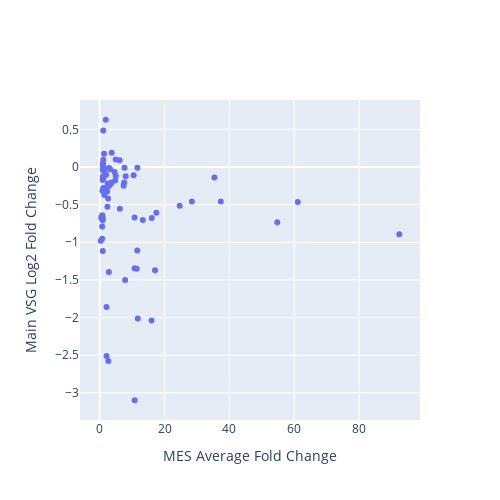

The notebook cell this image was saved under:
### Code cell
from plotly.subplots import make_subplots
import plotly.graph_objects as go
import plotly.io as pio

fig = make_subplots(
    rows=1,
    cols=1,
    #subplot_titles=["MES vs Main VSG"],
)

scatter = go.Scatter(
    x=merge['MES'],
    y=merge['main_vsg'],
    mode='markers',
    text=list(merge.index.values),
    hoverinfo='text',
    name='scatter',
    showlegend=False,
    # hovertemplate='%{text}'
)
fig.add_trace(scatter, row=1, col=1)

fig.update_layout(
    width=500,
    height=500,
    showlegend=False,
    hovermode='closest',
    xaxis_title="MES Average Fold Change",
    yaxis_title="Main VSG Log2 Fold Change",
)

# Save as an exportable HTML file
pio.write_html(
    fig,
    file="MES_vs_main_vsg.html",   # change path/name if you like
    include_plotlyjs="cdn",
    full_html=True,
    auto_open=False,
)
fig

### Figure 1 — Plotly figure (JSON) as saved in the notebook; plotly's stock layout.template omitted (floating-point values rounded to 4 significant figures)
{"data": [{"hoverinfo": "text", "mode": "markers", "name": "scatter", "showlegend": false, "text": ["BDF2_1_KO48", "BDF3_1_KO24", "BET151_1_Drug12h", "BET151_1_Drug24h", "BET151_1_Drug3h", "BET151_1_Drug48h", "BET151_1_Drug6h", "BET151_1_Drug72h", "CAF1b_1_RNAi24", "CFB2_1_RNAi9", "DFO_1_DFO", "DFO_1_DFOFe", "DFO_1_Fe", "DRBD18_1_RNAi12", "H1_1_RNAi96", "H3H4_1_KOH3", "H3H4_1_KOH3J", "H3H4_1_KOH4", "H3H4_1_KOH4J", "H3H4_1_KOJ2", "H3H4_2_KO48", "H3H4_3_KO48", "H3_1_KOH3", "H3_1_KOH3J", "H3_1_KOJ", "IPMK_1_RNAi36", "IPMK_2_RNAi36", "MCMBP_1_KO24", "MCMBP_1_KO48", "PIP5Pase_1_KO", "PIP5Pase_2_D360A_N362A", "PNUTS_1_RNAi48", "RBP10_1_RNAi24", "RBP10_2_RNAi24", "RBP10_3_RNAi24", "RBP33_1_RNAi48", "RBP42_1_KO24", "RBP42_1_KO48", "RBP42_1_KO72", "RNaseH1_1_KO", "RNaseH2A_1_RNAi24", "RNaseH2A_2_RNAi36", "SET27_1_KO", "SET27_1_sKO", "SNF2PH_1_RNAi48", "TFR_1_RNAi24", "TbATR_1_RNAi24", "TbATR_2_RNAi36", "TbESB1_1_RNAi24", "TbESB1_2_KO48", "TbESB1_3_OE24", "TbHAT_1_RNAi48HAT1", "TbHAT_1_RNAi48HAT2", "TbPP1one_1_RNAi24", "TbPP1seven_1_RNAi24", "TbRAP1_1_2SD", "TbRAP1_1_5A", "TbRAP1_1_KO", "TbRAP1_2_dMyb", "TbSAP_1_RNAi72", "VEX1_1_Oe72", "VEX1_2_RNAi72", "VEX1_4_RNAi24", "VEX1_5_RNAi48", "VEX1_6_RNAi72", "VEX1and2_1_RNAi24", "VEX1and2_1_RNAi48", "VEX2_1_RNAi24", "VEX2_1_RNAi48", "ZC3H28_1_RNAi10", "ZC3H28_1_RNAi14", "ZC3H28_1_RNAi16", "ZC3H28_1_RNAi24", "ZC3H40_1_RNAi72", "ZC3H5_2_RNAi12", "ZC3H5_3_RNAi12", "ZC3H5_4_RNAi12", "ZC3H5_5_RNAi12"], "type": "scatter", "x": [1.429, 6.232, 0.9679, 0.9209, 1.094, 2.66, 1.112, 10.79, 37.36, 2.828, 1.058, 0.9462, 0.979, 0.8353, 2.376, 2.289, 4.952, 0.523, 0.784, 0.3256, 10.76, 15.98, 4.589, 6.133, 1.061, 1.095, 0.8934, 4.769, 13.29, 24.67, 11.41, 10.48, 0.8867, 0.9267, 0.6424, 11.59, 1.321, 1.245, 2.474, 1.07, 2.591, 7.851, 3.699, 1.985, 2.854, 1.423, 3.462, 16.06, 2.084, 2.109, 7.368, 2.875, 3.585, 35.38, 0.5807, 17.07, 11.73, 28.42, 54.78, 11.63, 7.551, 4.931, 3.267, 8.027, 7.644, 61.1, 92.42, 17.47, 10.75, 0.9833, 0.7509, 0.7501, 0.9364, 2.296, 1.132, 1.158, 1.875, 0.9314], "xaxis": "x", "y": [-0.3716, -0.5553, -0.02755, -0.7094, 0.4828, -2.576, 0.09418, -3.099, -0.4579, -1.394, 0.03405, -0.04079, 0.05408, -0.3174, -0.5289, -0.327, -0.1196, -0.6821, -0.6398, -0.9816, -1.346, -2.039, -0.067, 0.09047, 0.008439, -0.2811, -0.1735, -0.1815, -0.7051, -0.5163, -1.351, -0.11, -0.671, -0.688, -0.6605, -1.109, 0.1769, -0.01795, -0.2204, -0.1427, -0.4175, -1.501, 0.1891, -0.1021, -0.01494, -0.06309, -0.2232, -0.6769, -1.861, -2.511, -0.2487, -0.2521, -0.2073, -0.1403, -0.6599, -1.372, -2.013, -0.4586, -0.7359, -0.009743, -0.2078, 0.09933, -0.02921, -0.1232, -0.01123, -0.464, -0.8925, -0.6084, -0.67, -0.1568, -0.9521, -0.7902, -1.116, -0.2616, -0.1433, -0.0367, 0.6272, -0.1306], "yaxis": "y"}], "layout": {"height": 500, "hovermode": "closest", "showlegend": false, "width": 500, "xaxis": {"anchor": "y", "domain": [0, 1], "title": {"text": "MES Average Fold Change"}}, "yaxis": {"anchor": "x", "domain": [0, 1], "title": {"text": "Main VSG Log2 Fold Change"}}}}
